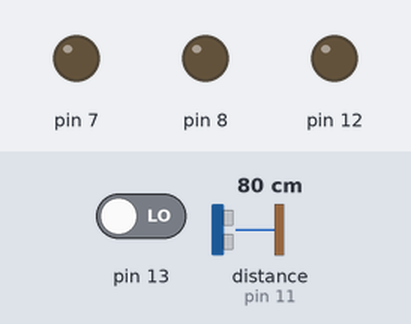
This sketch was run on a simulated Arduino Uno, built with avr-gcc and run on an emulated ATmega328P. On the bench: output pins drawn as LEDs (lit = HIGH). The inputs (shaded band) are chosen by the test bench; at power-on: pin 13 LOW, distance to the obstacle (sensor on pin 11) 80 cm. The echo pulse lasts 58.3 µs per cm.

Above: at 1.2 s.
1.3 s: pin 13 driven HIGH
At 2.0 s:
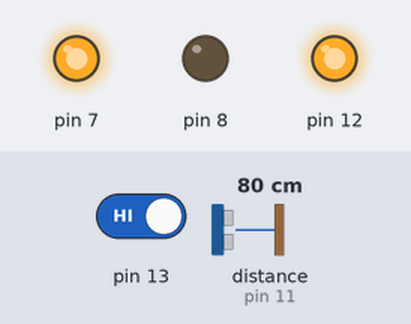
2.8 s: distance to the obstacle (sensor on pin 11) set to 21 cm
4.3 s: distance to the obstacle (sensor on pin 11) set to 18 cm
At 5.8 s:
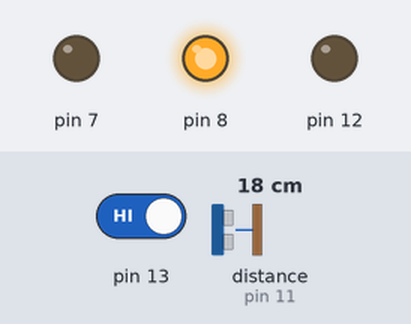
6.1 s: distance to the obstacle (sensor on pin 11) set to 35 cm
At 6.3 s:
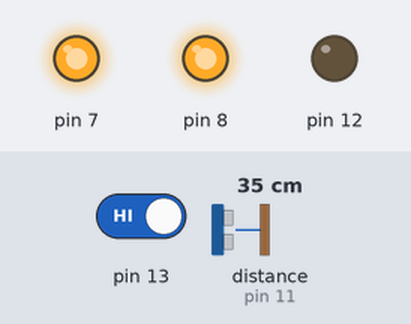
8.0 s: distance to the obstacle (sensor on pin 11) set to 2 cm
At 8.5 s:
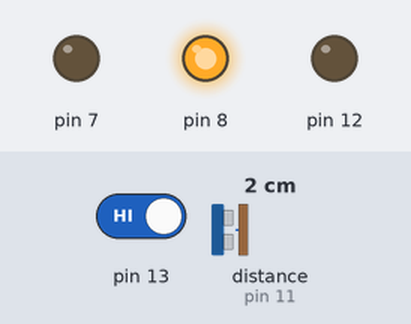
9.6 s: distance to the obstacle (sensor on pin 11) set to 60 cm
At 9.82 s:
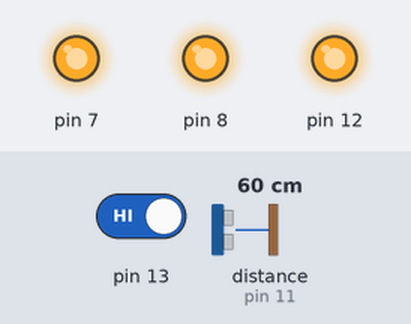
Timing chart, 0 to 12.5 s (numbered marks = the images above; inputs shaded):
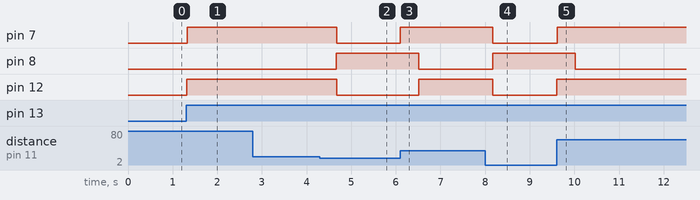

The sketch:

ultrasonik.ino
```cpp
// C++ code
//
long readUltrasonicDistance(int triggerPin, int echoPin)
{
  pinMode(triggerPin, OUTPUT);  // Clear the trigger
  digitalWrite(triggerPin, LOW);
  delayMicroseconds(2);
  // Sets the trigger pin to HIGH state for 10 microseconds
  digitalWrite(triggerPin, HIGH);
  delayMicroseconds(10);
  digitalWrite(triggerPin, LOW);
  pinMode(echoPin, INPUT);
  // Reads the echo pin, and returns the sound wave travel time in microseconds
  return pulseIn(echoPin, HIGH);
}

void setup()
{
  pinMode(13, INPUT);
  pinMode(12, OUTPUT);
  pinMode(7, OUTPUT);
  pinMode(8, OUTPUT);
}

void loop()
{
  if (digitalRead(13) == 1) {
    if (0.01723 * readUltrasonicDistance(11, 11) < 100 && 0.01723 * readUltrasonicDistance(11, 11) > 20) {
      digitalWrite(12, HIGH);
    } else {
      digitalWrite(12, LOW);
    }
  } else {
    digitalWrite(12, LOW);
  }

  if (digitalRead(13) == 1) {
    if (0.01723 * readUltrasonicDistance(11, 11) < 100 && 0.01723 * readUltrasonicDistance(11, 11) > 20) {
      digitalWrite(7, HIGH);
      delay(200); // Wait for 200 millisecond(s)
      digitalWrite(7, HIGH);
      delay(200); // Wait for 200 millisecond(s)
    } else {
      digitalWrite(7, LOW);
    }
  } else {
    digitalWrite(7, LOW);
  }

  if (digitalRead(13) == 1) {
    if (0.01723 * readUltrasonicDistance(11, 11) < 100 && 0.01723 * readUltrasonicDistance(11, 11) > 20) {
      digitalWrite(8, LOW);
    } else {
      digitalWrite(8, HIGH);
    }
  } else {
    digitalWrite(8, LOW);
  }
}
```

Measured:
- the behaviour switches between 20 and 19 cm on distance to the obstacle (sensor on pin 11) (found by bisection; images 1 and 2)
- after the input at 1.3 s, pin 7, pin 12: LOW → HIGH at once
- after the input at 2.8 s, every drawn part: stays the same
- after the input at 4.3 s, pin 7: HIGH → LOW after 0.38 s; pin 8: LOW → HIGH after 0.37 s; pin 12: HIGH → LOW after 0.37 s
- after the input at 6.1 s, pin 7: LOW → HIGH at once; pin 8: HIGH → LOW after 0.41 s; pin 12: LOW → HIGH after 0.41 s
- after the input at 8.0 s, pin 7, pin 12: HIGH → LOW after 0.17 s; pin 8: LOW → HIGH after 0.17 s
- after the input at 9.6 s, pin 7, pin 12: LOW → HIGH at once; pin 8: HIGH → LOW after 0.42 s
